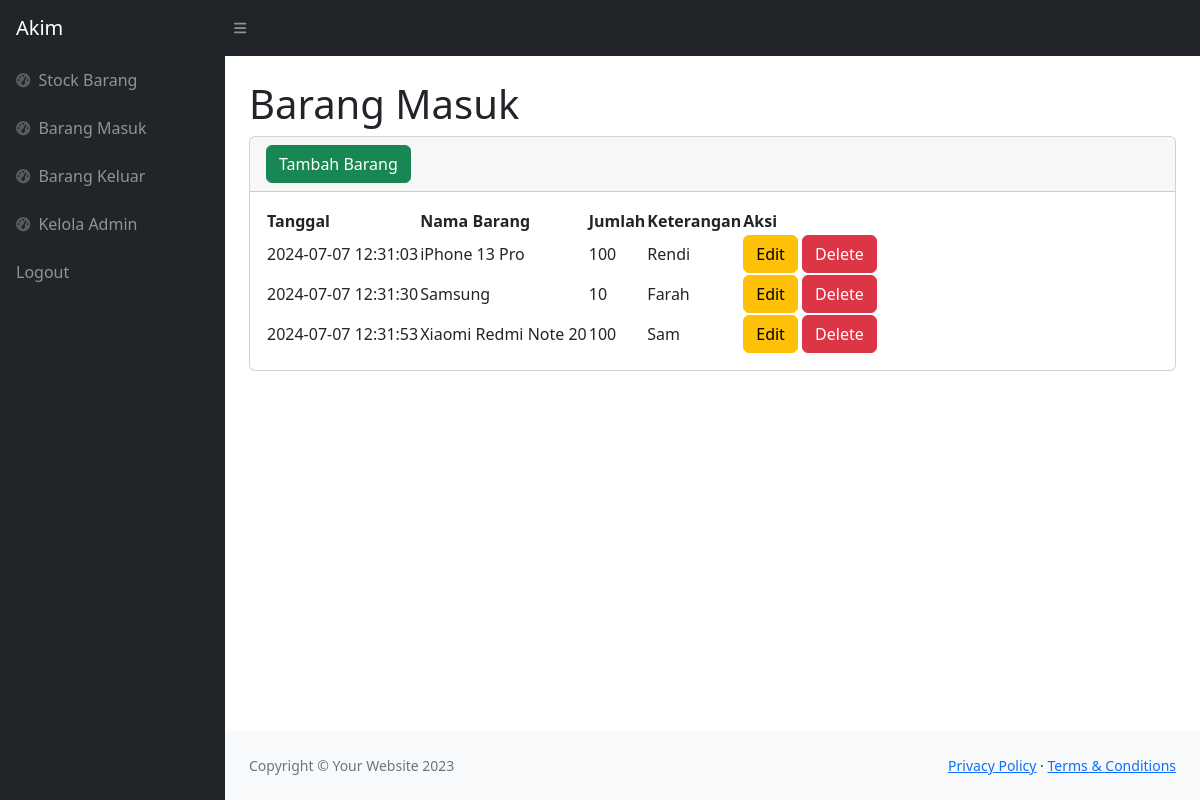
The app's page /masuk.php (signed in) with its own data.
### tables this page shows
CREATE TABLE `masuk` (
  `idmasuk` int(11) NOT NULL,
  `idbarang` int(11) NOT NULL,
  `tanggal` timestamp NOT NULL DEFAULT current_timestamp(),
  `keterangan` varchar(25) NOT NULL,
  `qty` int(11) NOT NULL
);

CREATE TABLE `stock` (
  `idbarang` int(11) NOT NULL,
  `namabarang` varchar(25) NOT NULL,
  `deskripsi` varchar(25) NOT NULL,
  `stock` int(11) NOT NULL
);

### masuk.php (the view, shortened to what this page needs)
<?php
require 'function.php';
?>
<!DOCTYPE html>
<html lang="en">
    <head>
        <link href="https://cdn.jsdelivr.net/npm/simple-datatables@7.1.2/dist/style.min.css" rel="stylesheet" />
        <link href="css/styles.css" rel="stylesheet" />
    </head>
    <body class="sb-nav-fixed">
        <nav class="sb-topnav navbar navbar-expand navbar-dark bg-dark">
            <a class="navbar-brand ps-3" href="index.php">Akim</a>
            <button class="btn btn-link btn-sm order-1 order-lg-0 me-4 me-lg-0" id="sidebarToggle" href="#!"><i class="fas fa-bars"></i></button>
        </nav>
        <div id="layoutSidenav">
            <div id="layoutSidenav_nav">
                <nav class="sb-sidenav accordion sb-sidenav-dark" id="sidenavAccordion">
                    <div class="sb-sidenav-menu">
                        <div class="nav">
                            <a class="nav-link" href="index.php">
                                <div class="sb-nav-link-icon"><i class="fas fa-tachometer-alt"></i></div>
                                Stock Barang
                            </a>
                            <a class="nav-link" href="masuk.php">
                                <div class="sb-nav-link-icon"><i class="fas fa-tachometer-alt"></i></div>
                                Barang Masuk
                            </a>
                            <a class="nav-link" href="keluar.php">
                                <div class="sb-nav-link-icon"><i class="fas fa-tachometer-alt"></i></div>
                                Barang Keluar
                            </a>
                            <a class="nav-link" href="admin.php">
                                <div class="sb-nav-link-icon"><i class="fas fa-tachometer-alt"></i></div>
                                Kelola Admin
                            </a>
                            <a class="nav-link" href="logout.php">
                                Logout
                            </a>
                        </div>
                    </div>
                </nav>
            </div>
            <div id="layoutSidenav_content">
                <main>
                    <div class="container-fluid px-4">
                        <h1 class="mt-4">Barang Masuk</h1>
                        <div class="card mb-4">
                            <div class="card-header">
                                <button type="button" class="btn btn-success">Tambah Barang</button>
                            </div>
                            <div class="card-body">
                                <table id="datatablesSimple">
                                    <thead>
                                        <tr>
                                            <th>Tanggal</th>
                                            <th>Nama Barang</th>
                                            <th>Jumlah</th>
                                            <th>Keterangan</th>
                                            <th>Aksi</th>
                                        </tr>
                                    </thead>
                                    <tbody>
                                    <?php
                                        $ambilsemuadatastock = mysqli_query($conn,"select * from masuk m, stock s where s.idbarang = m.idbarang");
                                        while($data=mysqli_fetch_array($ambilsemuadatastock)){
                                            $idm = $data['idmasuk'];
                                            $tanggal = $data['tanggal'];
                                            $namabarang = $data['namabarang'];
                                            $qty = $data['qty'];
                                            $keterangan = $data['keterangan'];
                                        ?>
                                        <tr>
                                            <td><?=$tanggal;?></td>
                                            <td><?=$namabarang;?></td>
                                            <td><?=$qty;?></td>
                                            <td><?=$keterangan;?></td>
                                            <td>
                                                <button type="button" class="btn btn-warning" data-toggle="modal" data-target="#edit<?=$idm;?>">
                                                    Edit
                                                </button>
                                                <button type="button" class="btn btn-danger" data-toggle="modal" data-target="#delete<?=$idm;?>">
                                                    Delete
                                                </button>
                                            </td>
                                        </tr>
                                        </div>
                                        <?php
                                        };
                                        ?>
                            </div>
                        </div>
                <footer class="py-4 bg-light mt-auto">
                    <div class="container-fluid px-4">
                        <div class="d-flex align-items-center justify-content-between small">
                            <div class="text-muted">Copyright &copy; Your Website 2023</div>
                            <div>
                                <a href="#">Privacy Policy</a>
                                &middot;
                                <a href="#">Terms &amp; Conditions</a>
                            </div>
                        </div>
                    </div>
                </footer>
    </body>
</html>

### records on screen
masuk: tanggal "2024-07-07 12:31:03", idbarang.namabarang "iPhone 13 Pro", qty "100", keterangan "Rendi"
masuk: tanggal "2024-07-07 12:31:30", idbarang.namabarang "Samsung", qty "10", keterangan "Farah"
masuk: tanggal "2024-07-07 12:31:53", idbarang.namabarang "Xiaomi Redmi Note 20", qty "100", keterangan "Sam"
